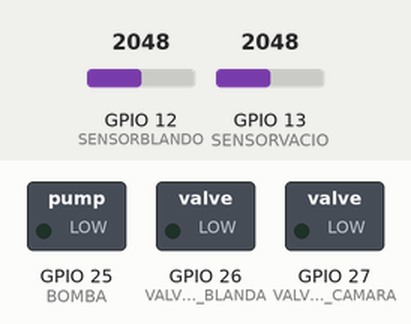
Bench run of a sketch on a simulated ESP32. Shown: switched loads named in the sketch (green lamp = pin HIGH). The inputs (shaded band) are chosen by the test bench; at power-on: GPIO 12 (SENSORBLANDO) = 2048, GPIO 13 (SENSORVACIO) = 2048. The ROS host is connected and sends only what is stated.

Above: at 0.0 s.
At 2.1 s:
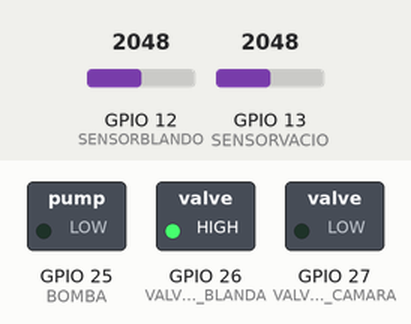
At 4.1 s:
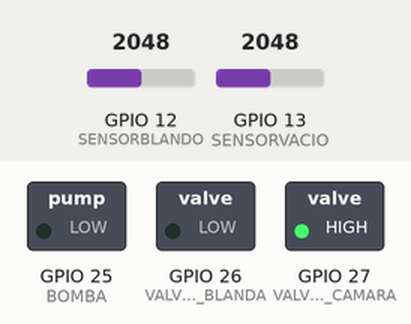
At 6.1 s:
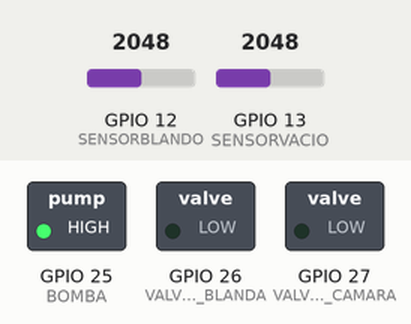
Timing chart, 0 to 7.6 s (numbered marks = the images above):
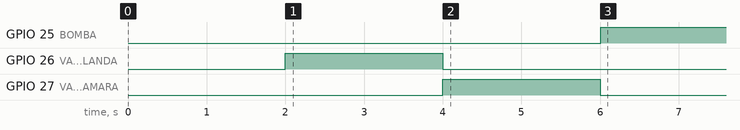

Measured:
- by itself, GPIO 25 (BOMBA): LOW → HIGH at 6.0 s

The sketch:

NodoEsp32Fase1.ino
```cpp
#include <micro_ros_arduino.h>

#include <stdio.h>
#include <rcl/rcl.h>
#include <rcl/error_handling.h>
#include <rclc/rclc.h>
#include <rclc/executor.h>

#include <std_msgs/msg/int32.h>
#include <std_msgs/msg/float32.h>

//--------------Recordatorios--------------------------------
// - Para ejecutar el agente de micro_ros --> "ros2 run micro_ros_agent micro_ros_agent serial --dev /dev/ttyUSB0"
// - Para medir la presion los sensores dan la información en intensidad, pero con una resistencia podemos obtener la tensión y medirla con el "analogRead(PIN DE LA PLACA)",
// que va de 0 a 4095 de 0 V a 3.3 V. El sensor va de -1 bar a 1 bar dando de 4 mA a 20 mA, por lo que un buen valor de resistencia para poder hacer la medida es 250 Ohmios.
//-----------------------------------------------------------

// Definimos las variables que contendrán a nuestro publicadores, subscriptores, mensajes y las partes esenciales para que funcione el entorno ROS2
rcl_publisher_t publishercamara;
rcl_publisher_t publisherblanda;
rcl_publisher_t debugger;
rcl_subscription_t subscriptioncontrol;

std_msgs__msg__Float32 msgcamaravacio;
std_msgs__msg__Float32 msgparteblanda;
std_msgs__msg__Int32 msgcontrol;
std_msgs__msg__Float32 msg;

rclc_executor_t executor;
rclc_support_t support;
rcl_allocator_t allocator;
rcl_node_t node;
rcl_timer_t timer;

//Definicion de pines
#define SENSORBLANDO 12
#define SENSORVACIO 13
#define BOMBA 25
#define VALVULA_BLANDA 26  // En los cables de la placa con los relays, el cable blanco es el destinado al relay de la izquierda mientras que el amarillo es el de la derecha
#define VALVULA_CAMARA 27

// Definiciones para el funcionamiento de ROS2
#define RCCHECK(fn) { rcl_ret_t temp_rc = fn; if((temp_rc != RCL_RET_OK)){error_loop();}}
#define RCSOFTCHECK(fn) { rcl_ret_t temp_rc = fn; if((temp_rc != RCL_RET_OK)){}}

// Variables
float presioncamaravacio = 0.0;
float presionparteblanda = 0.0;
float valorcontrol = 0.0;
unsigned long valor0 = 0;

float mapFloat(float value, float fromLow, float fromHigh, float toLow, float toHigh) {
  return (value - fromLow) * (toHigh - toLow) / (fromHigh - fromLow) + toLow;
}

void error_loop(){
  while(1){
    digitalWrite(17, !digitalRead(17));
    delay(100);
  }
}

// Funciones callbacks para los topicos a los que el ESP32 está suscrito
void control_callback(const void * msgin)
{
  const std_msgs__msg__Int32 * mensaje = (const std_msgs__msg__Int32 *)msgin;
  /*msg.data = mensaje->data;
  RCSOFTCHECK(rcl_publish(&debugger, &msg, NULL));*/

  valorcontrol=mapFloat(mensaje->data,0.0,100.0,0.0,-0.45);
  msg.data = valorcontrol;
  RCSOFTCHECK(rcl_publish(&debugger, &msg, NULL));
}

void timer_callback(rcl_timer_t * timer, int64_t last_call_time)
{
  RCLC_UNUSED(last_call_time);
  if (timer != NULL) {
    msgcamaravacio.data = presioncamaravacio;
    msgparteblanda.data = presionparteblanda;
    // Publicamos en los topicos el mensaje que queramos
    RCSOFTCHECK(rcl_publish(&publishercamara, &msgcamaravacio, NULL));
    RCSOFTCHECK(rcl_publish(&publisherblanda, &msgparteblanda, NULL));
    //msg.data++;
  }
}

void setup() {
  set_microros_transports();

  pinMode(VALVULA_BLANDA,OUTPUT);
  pinMode(VALVULA_CAMARA,OUTPUT);
  pinMode(BOMBA,OUTPUT);

  delay(2000);

  allocator = rcl_get_default_allocator();

  //create init_options
  RCCHECK(rclc_support_init(&support, 0, NULL, &allocator));

  // create node
  RCCHECK(rclc_node_init_default(&node, "esp32_node", "", &support));

  // ----------Create subscriber------------
  RCCHECK(rclc_subscription_init_default(
    &subscriptioncontrol,
    &node,
    ROSIDL_GET_MSG_TYPE_SUPPORT(std_msgs, msg, Int32),
    "ControlTeclado"));

  // --------Create publisher-------------
  RCCHECK(rclc_publisher_init_default(
    &publishercamara,
    &node,
    ROSIDL_GET_MSG_TYPE_SUPPORT(std_msgs, msg, Float32),
    "CamaraVacio"));

  RCCHECK(rclc_publisher_init_default(
    &publisherblanda,
    &node,
    ROSIDL_GET_MSG_TYPE_SUPPORT(std_msgs, msg, Float32),
    "ParteBlanda"));

  RCCHECK(rclc_publisher_init_default(
    &debugger,
    &node,
    ROSIDL_GET_MSG_TYPE_SUPPORT(std_msgs, msg, Float32),
    "Debug"));

  // create timer,
  const unsigned int timer_timeout = 100;
  RCCHECK(rclc_timer_init_default(
    &timer,
    &support,
    RCL_MS_TO_NS(timer_timeout),
    timer_callback));

  // Creamos el ejecutador y definimos las subscripciones que va a tener el nodo
  RCCHECK(rclc_executor_init(&executor, &support.context, 2, &allocator)); // Necesitamos decirle al ejecutor cuantas entidades(callbacks) va a tener que ejecutar (1 timer y 1 subscriber)
  RCCHECK(rclc_executor_add_timer(&executor, &timer));
  RCCHECK(rclc_executor_add_subscription(&executor, &subscriptioncontrol, &msgcontrol, &control_callback, ON_NEW_DATA));

  msgcamaravacio.data = 0;
  msgparteblanda.data = 0;

  digitalWrite(VALVULA_BLANDA,HIGH);
  digitalWrite(VALVULA_CAMARA,LOW);
  delay(2000);
  valor0 = analogRead(SENSORBLANDO)+10;
  digitalWrite(VALVULA_BLANDA,LOW);
  digitalWrite(VALVULA_CAMARA,HIGH);
  delay(2000);
  digitalWrite(VALVULA_CAMARA,LOW);
}

unsigned long ahora = 0;
unsigned long temporizadormsg = 0;
unsigned long temporizadorsensores = 0;
unsigned long contador = 0;
bool valvulablandaactiva = false;
bool valvulacamaraactiva = false;
bool bombaactiva = false;

void loop() {
  ahora = millis();

  if(ahora-temporizadormsg>=100){
    // Ejecutamos un poco el nodo y liberamos el microcontrolador
    RCSOFTCHECK(rclc_executor_spin_some(&executor, RCL_MS_TO_NS(100)));
    temporizadormsg = ahora;
  }

  if(ahora-temporizadorsensores >= 10){
    presioncamaravacio = mapFloat(analogRead(SENSORVACIO),650,valor0,-1.0,0.0); // Con una resistencia de 120 Ohms nos va a dar la presión en bares entre -1 y 1.
    presionparteblanda = mapFloat(analogRead(SENSORBLANDO),650,valor0,-1.0,0.0); // La mejor resistencia sería de 240 Ohms y mediríamos solo la presión entre -1 y 0.


    if(presioncamaravacio >= -0.52 && bombaactiva == false){
      bombaactiva = true;
    }
    else if(presioncamaravacio <= -0.57 && bombaactiva == true){
      bombaactiva = false;
    }
    int estadobomba = (bombaactiva) ? HIGH:LOW;
    digitalWrite(BOMBA,estadobomba);

    if(presioncamaravacio >= -0.45){
      /*if(presionparteblanda <= valorcontrol-0.2 && valorcontrol == 0.0){
        digitalWrite(VALVULA_1,HIGH);
        digitalWrite(VALVULA_2,LOW);
      } else {*/
        valvulablandaactiva = false;
        valvulacamaraactiva = false;
      //}
    }
    else{
      if(valorcontrol <= -0.2){
        valvulablandaactiva = false;
        if(presionparteblanda >= valorcontrol+0.3 && valvulacamaraactiva == false){
          valvulacamaraactiva = true;
        } else if(presionparteblanda <= valorcontrol-0.1 && valvulacamaraactiva == true){
          valvulacamaraactiva = false;
        }
        if(valvulacamaraactiva){
          digitalWrite(VALVULA_BLANDA,LOW);
          digitalWrite(VALVULA_CAMARA,HIGH);
        } else {
          digitalWrite(VALVULA_BLANDA,LOW);
          digitalWrite(VALVULA_CAMARA,LOW);
        }

      } else {

        if(valvulablandaactiva == false && presionparteblanda <= -0.2){
          valvulablandaactiva = true;
          contador = ahora;
        }
      }
    }
    if(valvulablandaactiva == true){
      digitalWrite(VALVULA_BLANDA,HIGH);
      digitalWrite(VALVULA_CAMARA,LOW);

    } else {
      digitalWrite(VALVULA_BLANDA,LOW);
    }
    temporizadorsensores = ahora;
  }
  if(ahora - contador >= 2500 && valvulablandaactiva == true){
    valvulablandaactiva = false;
    digitalWrite(VALVULA_BLANDA,LOW);
  }
}
```
